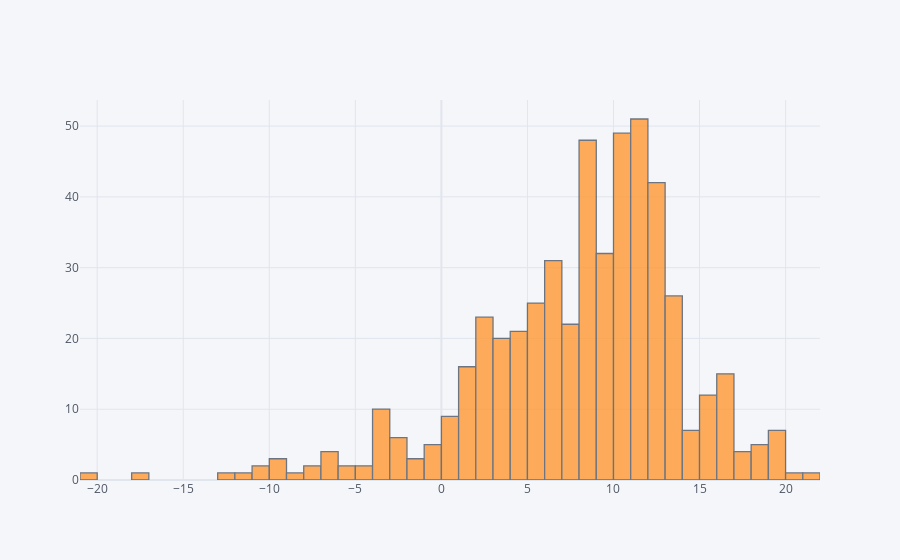

Here is the notebook cell this chart was saved with:
### Markdown cell above
### DISTRIBUTION OF RETURNS --> NEGATIVELY SKEWED

### Code cell
df['fund_return_10years'].iplot(kind = 'hist', bins = 50)

### Figure 1 — Plotly figure (JSON) as saved in the notebook; plotly's stock layout.template omitted (floating-point values rounded to 4 significant figures; data arrays with more than 128 entries replaced by an {"elided": "..."} marker saying what was removed)
{"data": [{"histfunc": "count", "histnorm": "", "marker": {"color": "rgba(255, 153, 51, 1.0)", "line": {"color": "#4D5663", "width": 1.3}}, "name": "fund_return_10years", "nbinsx": 50, "opacity": 0.8, "orientation": "v", "type": "histogram", "x": {"elided": "511 float values"}}], "layout": {"autosize": true, "barmode": "overlay", "legend": {"bgcolor": "#F5F6F9", "font": {"color": "#4D5663"}}, "paper_bgcolor": "#F5F6F9", "plot_bgcolor": "#F5F6F9", "title": {"font": {"color": "#4D5663"}}, "xaxis": {"autorange": true, "gridcolor": "#E1E5ED", "range": [-21, 22], "showgrid": true, "tickfont": {"color": "#4D5663"}, "title": {"font": {"color": "#4D5663"}, "text": ""}, "type": "linear", "zerolinecolor": "#E1E5ED"}, "yaxis": {"autorange": true, "gridcolor": "#E1E5ED", "range": [0, 53.68], "showgrid": true, "tickfont": {"color": "#4D5663"}, "title": {"font": {"color": "#4D5663"}, "text": ""}, "zerolinecolor": "#E1E5ED"}}}
